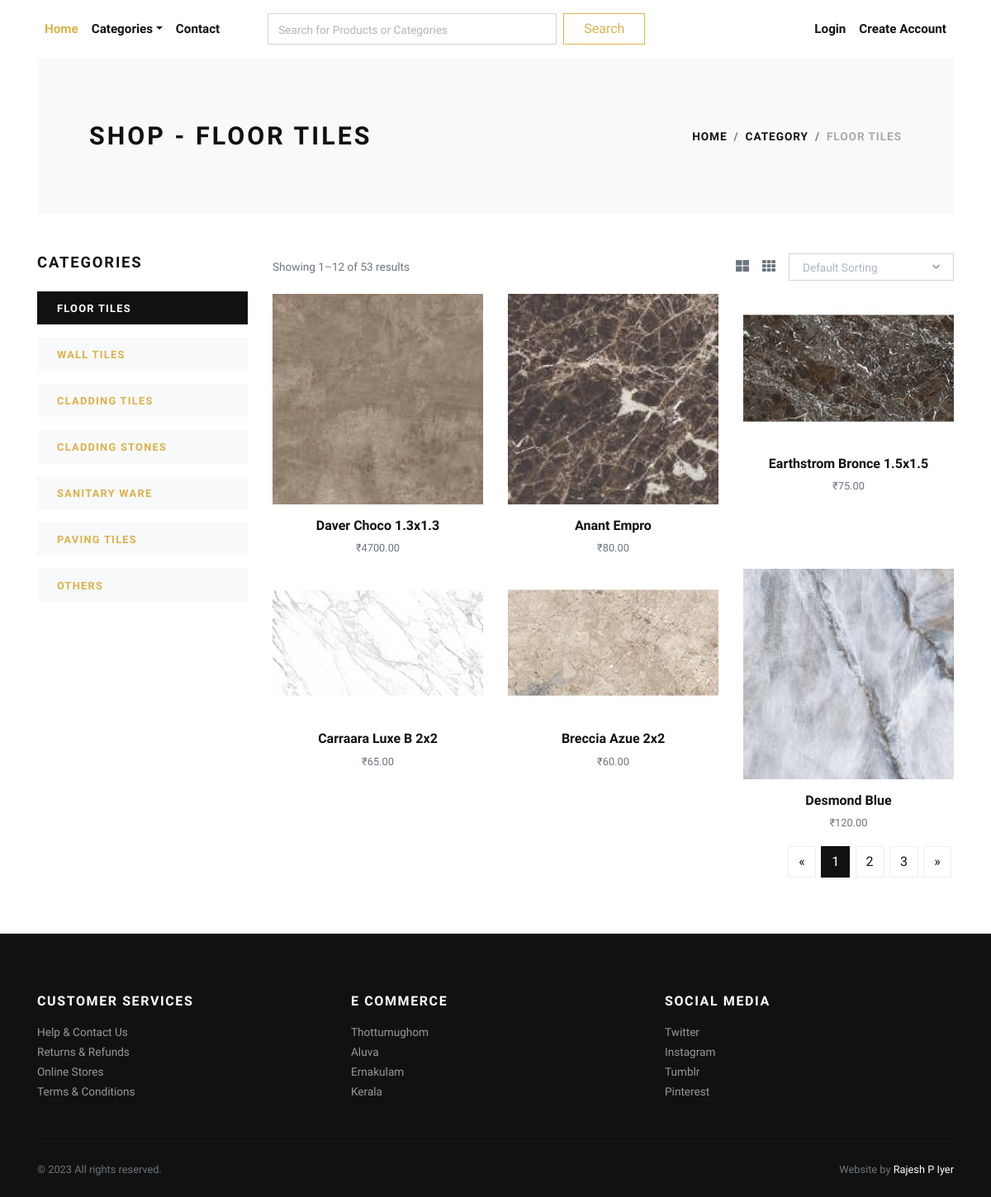
Screenshot of /floor-tiles/ with the database file from the repository.
### store/models.py (models this page shows, shortened)
class Category(models.Model):
    title = models.CharField(max_length=50, verbose_name="Category Title")
    slug = models.SlugField(max_length=55, verbose_name="Category Slug")
    description = models.TextField(blank=True, verbose_name="Category Description")
    category_image = models.ImageField(upload_to='category', blank=True, null=True, verbose_name="Category Image")
    is_active = models.BooleanField(verbose_name="Is Active?")
    is_featured = models.BooleanField(verbose_name="Is Featured?")
    created_at = models.DateTimeField(auto_now_add=True, verbose_name="Created Date")
    updated_at = models.DateTimeField(auto_now=True, verbose_name="Updated Date")
    class Meta:
        verbose_name_plural = 'Categories'
        ordering = ('-created_at', )

class Product(models.Model):
    title = models.CharField(max_length=150, verbose_name="Product Title")
    slug = models.SlugField(max_length=160, verbose_name="Product Slug")
    sku = models.CharField(max_length=255, unique=True, verbose_name="Unique Product ID (SKU)")
    short_description = models.TextField(verbose_name="Short Description")
    detail_description = models.TextField(blank=True, null=True, verbose_name="Detail Description")
    product_image = models.ImageField(upload_to='product', blank=True, null=True, verbose_name="Product Image")
    price = models.DecimalField(max_digits=8, decimal_places=2)
    stock = models.PositiveIntegerField(verbose_name="Stock")
    category = models.ForeignKey(Category, verbose_name="Product Categoy", on_delete=models.CASCADE)
    brand = models.ForeignKey(Brand, verbose_name="Product Brand", on_delete=models.CASCADE,null=True)
    is_active = models.BooleanField(verbose_name="Is Active?")
    is_featured = models.BooleanField(verbose_name="Is Featured?")
    created_at = models.DateTimeField(auto_now_add=True, verbose_name="Created Date")
    updated_at = models.DateTimeField(auto_now=True, verbose_name="Updated Date")
    class Meta:
        verbose_name_plural = 'Products'
        ordering = ('-created_at', )

### store/views.py (the view)
# urls.py: path('<slug:slug>/', views.category_products, name="category-products"),
def category_products(request, slug):
    category = get_object_or_404(Category, slug=slug)
    products = Product.objects.filter(is_active=True, category=category)
    categories = Category.objects.filter(is_active=True).order_by('created_at')
    context = {
        'category': category,
        'products': products,
        'categories': categories,
    }
    return render(request, 'store/category_products.html', context)

### store/context_preprocessors.py (called while the page is built)
def store_menu(request):
    categories = Category.objects.filter(is_active=True).order_by('created_at')
    context = {
        'categories_menu': categories,
    }
    return context

def cart_menu(request):
    if request.user.is_authenticated:
        cart_items= Cart.objects.filter(user=request.user)
        context = {
            'cart_items': cart_items,
        }
    else:
        context = {}
    return context

### templates/store/category_products.html (shortened to what this page needs)
{% extends 'base.html' %}
{% load static %}
    {% block content %}
      <div class="container">
        <section class="py-5 bg-light">
          <div class="container">
            <div class="row px-4 px-lg-5 py-lg-4 align-items-center">
              <div class="col-lg-6">
                <h1 class="h2 text-uppercase mb-0">Shop - {{category.title}}</h1>
              </div>
              <div class="col-lg-6 text-lg-right">
                <nav aria-label="breadcrumb">
                  <ol class="breadcrumb justify-content-lg-end mb-0 px-0">
                    <li class="breadcrumb-item"><a href="{% url 'store:home' %}">Home</a></li>
                    <li class="breadcrumb-item"><a href="{% url 'store:all-categories' %}">Category</a></li>
                    <li class="breadcrumb-item active" aria-current="page">{{category.title}}</li>
                  </ol>
                </nav>
              </div>
            </div>
          </div>
        </section>
        <section class="py-5">
          <div class="container p-0">
            <div class="row">
              <div class="col-lg-3 order-2 order-lg-1">
                <h5 class="text-uppercase mb-4">Categories</h5>
                {% if categories %}
                  {% for cat in categories %}
                    <a href="{% url 'store:category-products' cat.slug %}">
                      <div class="py-2 px-4 {% if category == cat %}bg-dark text-white {% else %}bg-light{% endif %} mb-3">
                        <strong class="small text-uppercase font-weight-bold">{{cat.title}}</strong>
                      </div>
                    </a>
                  {% endfor %}
                {% endif %}
              </div>
              <div class="col-lg-9 order-1 order-lg-2 mb-5 mb-lg-0">
                <div class="row mb-3 align-items-center">
                  <div class="col-lg-6 mb-2 mb-lg-0">
                    <p class="text-small text-muted mb-0">Showing 1–12 of 53 results</p>
                  </div>
                  <div class="col-lg-6">
                    <ul class="list-inline d-flex align-items-center justify-content-lg-end mb-0">
                      <li class="list-inline-item text-muted mr-3"><a class="reset-anchor p-0" href="#"><i class="fas fa-th-large"></i></a></li>
                      <li class="list-inline-item text-muted mr-3"><a class="reset-anchor p-0" href="#"><i class="fas fa-th"></i></a></li>
                      <li class="list-inline-item">
                      </li>
                    </ul>
                  </div>
                </div>
                <div class="row">
                  {% if products %}
                    {% for product in products %}
                      <div class="col-lg-4 col-sm-6">
                        <div class="product text-center">
                          <div class="mb-3 position-relative">
                            <a class="d-block" href="{% url 'store:product-detail' product.slug %}">
                              {% if product.product_image %}
                                <img class="img-fluid w-100" src="{{product.product_image.url}}" alt="{{product.title}}">
                              {% else %}
                                <img class="img-fluid w-100" src="{% static 'img/product-1.jpg' %}" alt="{{product.title}}">
                              {% endif %}
                            </a>
                          </div>
                          <h6> <a class="reset-anchor" href="{% url 'store:product-detail' product.slug %}">{{product.title}}</a></h6>
                          <p class="small text-muted">₹{{product.price}}</p>
                        </div>
                      </div>
                    {% endfor %}
                  {% endif %}
                </div>
                <nav aria-label="Page navigation example">
                  <ul class="pagination justify-content-center justify-content-lg-end">
                    <li class="page-item"><a class="page-link" href="#" aria-label="Previous"><span aria-hidden="true">«</span></a></li>
                    <li class="page-item active"><a class="page-link" href="#">1</a></li>
                    <li class="page-item"><a class="page-link" href="#">2</a></li>
                    <li class="page-item"><a class="page-link" href="#">3</a></li>
                    <li class="page-item"><a class="page-link" href="#" aria-label="Next"><span aria-hidden="true">»</span></a></li>
                  </ul>
                </nav>
              </div>
            </div>
          </div>
        </section>
      </div>
      {% endblock content %}

### ecommerce/static/css/style.default.css (style rules this page uses)
.text-small { font-size: 0.85rem !important; }
strong { font-weight: 700; }
.product img { -webkit-filter: grayscale(40%); filter: grayscale(40%); transition: all 0.3s; }
.text-uppercase { text-transform: uppercase; letter-spacing: 0.1em; }
.reset-anchor { color: inherit; transition: all 0.3s; }
body { font-family: "Libre Franklin", sans-serif; font-size: 1rem; font-weight: 400; line-height: 1.5; color: #111111; background-color: #fff; }
a { color: #dcb14a; text-decoration: none; }
h1, h2, h3, h4, h5, h6, .h1, .h2, .h3, .h4, .h5, .h6 { margin-bottom: 0.5rem; font-family: inherit; font-weight: 900; line-height: 1.2; color: inherit; }
h1, .h1 { font-size: 2.2rem; }
h2, .h2 { font-size: 1.9rem; }
h5, .h5 { font-size: 1.15rem; }
h6, .h6 { font-size: 1rem; }
small, .small { font-size: 80%; font-weight: 400; }
.page-item:first-child .page-link { border-top-left-radius: 0; border-bottom-left-radius: 0; }
.page-item:last-child .page-link { border-top-right-radius: 0; border-bottom-right-radius: 0; }
.page-item.active .page-link { color: #fff; background-color: #111111; border-color: #111111; }
.page-link { padding: 0.5rem 0.75rem; line-height: 1.25; color: #111111; background-color: none; border: 1px solid #eee; margin: 0.2rem; transition: all 0.3s; }
.bg-light { background-color: #f8f9fa !important; }
.bg-dark { background-color: #111111 !important; }
.breadcrumb { background: #f8f9fa; }
.breadcrumb-item { font-size: 0.85rem; text-transform: uppercase; letter-spacing: 0.07em; font-weight: 900; color: #111111; }
.breadcrumb-item a { color: inherit; transition: all 0.3s; }
.breadcrumb-item.active { color: #aaa; }

### rows the page displays
Category: title "FLOOR TILES"
Category: title "WALL TILES"
Category: title "CLADDING TILES"
Category: title "CLADDING STONES"
Category: title "SANITARY WARE"
Category: title "PAVING TILES"
Category: title "OTHERS"
Product: product_image (picture), title "Daver Choco 1.3x1.3", price "4700.00"
Product: product_image (picture), title "Anant Empro", price "80.00"
Product: product_image (picture), title "Earthstrom Bronce 1.5x1.5", price "75.00"
Product: product_image (picture), title "Carraara Luxe B 2x2", price "65.00"
Product: product_image (picture), title "Breccia Azue 2x2", price "60.00"
Product: product_image (picture), title "Desmond Blue", price "120.00"
